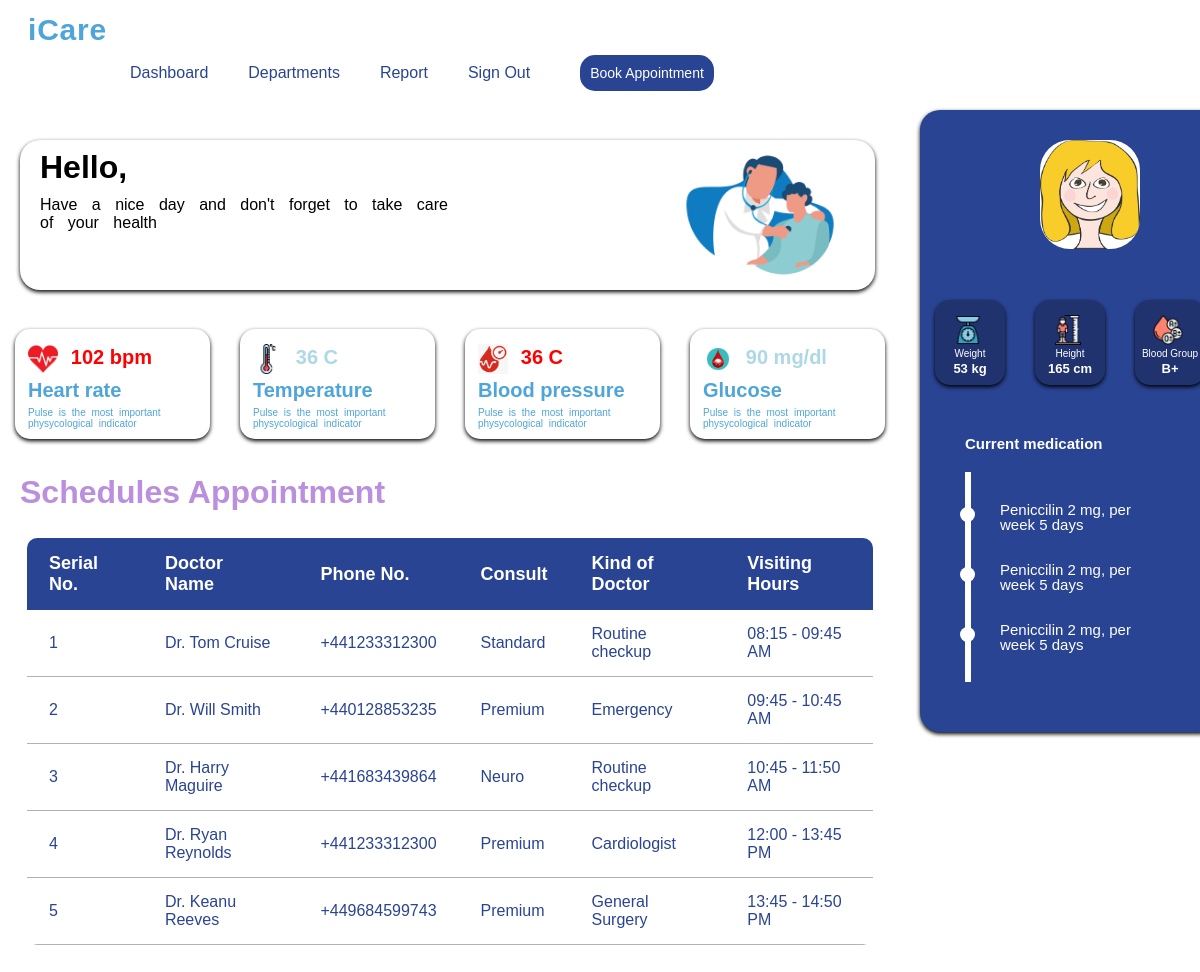
Before: / with the older database file.
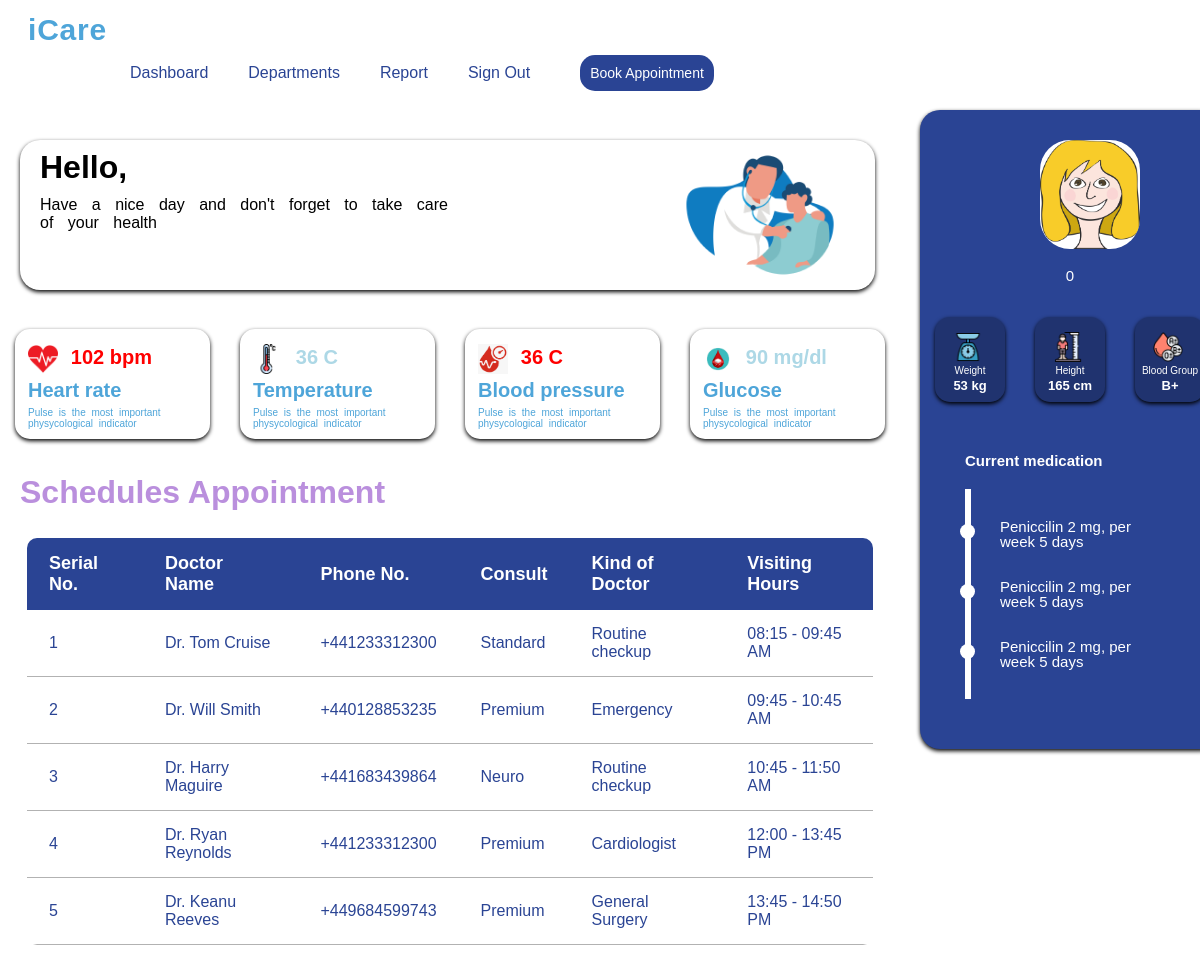
After: the same page with the newer database file.
### tables this page shows
CREATE TABLE `patient_details` (
  `pat_name` varchar(50) NOT NULL,
  `pat_age` int(11) NOT NULL,
  `pat_phone` varchar(50) NOT NULL,
  `pat_pass` varchar(50) NOT NULL,
  `pat_gender` varchar(50) NOT NULL,
  `pat_email` varchar(20) NOT NULL
);

### index.php (the view, shortened to what this page needs)
<?php
if (isset($_GET['user_phone'])) {
  $phone = $_GET['user_phone'];
}
else
 { $phone = $_GET['phone'];}
  $link=mysqli_connect("localhost","root","","hospital");
      $res=mysqli_query($link,"SELECT* FROM patient_details where pat_phone='$phone'");
      $row = mysqli_fetch_assoc($res);
      $name = $row['pat_name'];
?>
<!DOCTYPE html>
<html lang="en">
  <head>
    <link rel="stylesheet" href="assets/css/index.css" />
  </head>
  <body>
    <header id="header" class="fixed-top">
        <h1 class="logo me-auto"><a href="index.html">iCare</a></h1>
        <nav id="navbar" class="navbar navbar-light">
          <ul>
            <li><a class="nav-link scrollto" href="index.php?user_phone=<?php echo $_SESSION['user_phone']; ?>">Dashboard</a></li>
            <li><a class="nav-link scrollto" href="department.php?user_phone=<?php echo $_SESSION['user_phone']; ?>">Departments</a></li>
            <li><a class="nav-link scrollto" href="reportlist.html">Report</a></li>
            <li><a class="nav-link scrollto active" href="login.html">Sign Out</a></li>
            <li><a href="department.html" class="appointment-btn scrollto"><span class="d-none d-md-inline">Book </span> Appointment</a></li>
          </ul>
        </nav>
    </header>
    <div class="dash">
      <div class="imp">
          <div class="about">
            <h1>
              Hello,
            </h1>
            <br /><br />
            <p>
              Have a nice day and don't forget to take care <br />of your health
            </p>
          </div>
        <br /><br /><br /><br /><br /><br /><br /><br />
        <section class="container">
          <div class="card">
            <p class="lm q"><img src="assets/images/heart_rate.png" alt="" class="v">102 bpm</p>
            <div class="fac">
            <h2>Heart rate</h2>
            <p>Pulse is the most important physycological indicator</p>
          </div>
          </div>
          <div class="card">
            <p class="lm temp"><img src="assets/images/temperature.png" alt=""  class="v">36 C</p>
            <div class="fac">
              <h2>Temperature</h2>
              <p>Pulse is the most important physycological indicator</p>
            </div>
          </div>
          <div class="card">
            <p class="lm q"><img src="assets/images/blood_pressure.png" alt=""  class="v">36 C</p>
            <div class="fac">
              <h2>Blood pressure</h2>
              <p>Pulse is the most important physycological indicator</p>
            </div>
          </div>
          <div class="card">
            <p class="lm temp"><img src="assets/images/glucose.jpg" alt=""  class="v">90 mg/dl</p>
            <div class="fac">
              <h2>Glucose</h2>
              <p>Pulse is the most important physycological indicator</p>
            </div>
          </div>
        </section>
    <h1 class="table-title">Schedules Appointment</h1>
    <table class="contents">
        <thead>
            <tr>
                <th>Serial No.</th>
                <th>Doctor Name</th>
                <th>Phone No.</th>
                <th>Consult</th>
                <th>Kind of Doctor</th>
                <th>Visiting Hours</th>
            </tr>
        </thead>
        <tbody>
            <tr>
                <td>1</td>
                <td> Dr. Tom Cruise</td>
                <td>+441233312300</td>
                <td>Standard</td>
                <td>Routine checkup</td>
                <td>08:15 - 09:45 AM</td>
            </tr>
            <tr>
                <td>2</td>
                <td>Dr. Will Smith</td>
                <td>+440128853235</td>
                <td>Premium</td>
                <td>Emergency</td>
                <td>09:45 - 10:45 AM</td>
            </tr>
            <tr>
                <td>3</td>
                <td>Dr. Harry Maguire</td>
                <td>+441683439864</td>
                <td>Neuro</td>
                <td>Routine checkup</td>
                <td>10:45 - 11:50 AM</td>
            </tr>
            <tr>
                <td>4</td>
                <td>Dr. Ryan Reynolds</td>
                <td>+441233312300</td>
                <td>Premium</td>
                <td>Cardiologist</td>
                <td>12:00 - 13:45 PM</td>
            </tr>
            <tr>
                <td>5</td>
                <td> Dr. Keanu Reeves</td>
                <td>+449684599743</td>
                <td>Premium</td>
                <td>General Surgery</td>
                <td>13:45 - 14:50 PM</td>
            </tr>
        </tbody>
    </table>
      </div>
      <div class="second">
        <img
          src="assets/images/drawing-g91eb3646e_1280.png"
          alt="avatar"
          class="iq"
        />
        <br />
        <?php
        echo"<h2 class='c'>".$name."</h2><p class='c1'>".$row['pat_age'] ."</p>"
        ?>
        <br />
        <section class="con">
          <div class="car">
            <p class="lm q"><img src="assets/images/weight.png" alt="" class="v"></p>
            <div class="us">
            <p>Weight</p>
            <h1>53 kg</h1>
           </div>
          </div>
          <div class="car">
            <p class="lm q"><img src="assets/images/height.png" alt="" class="v"></p>
            <div class="us">
              <p>Height</p>
              <h1>165 cm</h1>
             </div>
          </div>
          <div class="car">
            <p class="lm q"><img src="assets/images/blood_type.png" alt="" class="v"></p>
            <div class="us">
              <p>Blood Group</p>
              <h1>B+</h1>
             </div>
          </div>
        </section>
        <h2 class="med">Current medication</h2>
        <div class="line">
          <div class="t l">
              <span></span>
              <div class="b">
                 <P>Peniccilin 2 mg, per week 5 days</P>
              </div>
          </div>
          <div class="t l">
          <span></span>
          <div class="b">
            <P>Peniccilin 2 mg, per week 5 days</P>
          </div>
          </div>
          <div class="t l">
            <span></span>
            <div class="b">
              <P>Peniccilin 2 mg, per week 5 days</P>
            </div>
            </div>
      </div>
      </div>
    </div>
  </body>
</html>

### assets/css/index.css (style rules this page uses)
* { padding: 0; margin:0; font-family:Cambria, Cochin, Georgia, Times, 'Times New Roman', serif; box-sizing: border-box; }
.about { display: block; color: black; line-height: 15px; width: 95%; background-color:white; border-radius: 20px; min-height: 150px; padding: 20px; margin:20px ; box-shadow: 0 2px 4px 0 black; background-image: url(images/vecteezy_illustration-vector-graphic-of-male-doctor-examining-his_10560814-removebg-preview.png); background-size: contain; background-position: right; background-repeat: no-repeat; background-size: 230px; margin-top: 30px; margin-bottom: -120px; }
.about p { margin-top: 1px; line-height: 18px; word-spacing: 10px; }
.about h1 { display: inline; }
.container { display: flex; justify-content:left; }
.card { background: #fff; width: 200px; height: 110px; margin: 15px; border-radius: 15px; padding: 5px; box-shadow: 0 2px 4px 0 black; }
.dash { display: flex; justify-content:space-between; }
.imp { margin-top: 110px; width: 75%; }
.second { background-color:#2A4494 ; width: 30%; margin-left: 20px; margin-top: 110px; align-items: center; height: 100%; border-radius: 20px; box-shadow: 0 2px 4px 0 black; }
.iq { display: block; width: 100px; background-color: #fff; margin-left: 120px; margin-top: 30px; border-radius: 30px; }
.c1 { text-align: center; color: white; font-size: 15px; }
.con { display: flex; justify-content: center; }
.car { color: white; background-color: aqua; background-color: rgba(0, 0, 0, .25); width: 70px; height: 85px; margin: 15px; border-radius: 15px; padding: 5px; box-shadow: 0 2px 4px 0 black; text-align: center; }
.line { position: relative; max-width: 100%; margin: 50px auto; }
.t { padding: 10px 50px; position: relative; width: 100%; margin-top: -30px; }
.b { padding: 20px 30px; background-color:#2A4494; position: relative; color: #fff; font-size: 15px; line-height: 15px; }
.l { left: 0; }
.l span { position: absolute; height: 15px; width: 15px; border-radius: 50%; background: white; float: left; top: 35px; left: 40px; color:#fff; z-index: 10; }
.t::after { content: ''; position: absolute; width: 6px; height: 100%; background-color: white; top: 0; left: 0; margin-left: 45px; }
.med { color: white; margin-left: 45px; margin-top: 35px; font-size: 15px; }
* { margin: 0; padding: 0; box-sizing: border-box; font-family: sans-serif; }
.table-title { margin: 20px; color: rgba(137, 64, 197, 0.589); }
.contents { border-collapse: collapse; margin: 27px; min-width: 500px; border-radius: 10px ; overflow: hidden; color: #2A4494; }
.contents thead tr { font-size: 18px; background-color: #2A4494; color: white; text-align: left; }
.contents th, .contents td { padding: 15px 22px; }
.contents tbody tr { border-bottom: 1px solid rgba(0,0,0,.3); }
.v { width: 30px; height: 30px; margin-right: .8rem; object-fit: cover; object-position: center; vertical-align: middle; margin-left: 8px; }
.lm { font-weight: bold; font-size: 20px; padding-top: 10px; }
.q { color: red; }
.temp { color:lightblue; }
.fac p { font-size: 10px; word-spacing: 3px; margin-top: 5px; }
.fac h2 { font-size: 20px; margin-top: 5px; }
.fac { margin-left:8px ; }
.us p { margin-top: 3px; font-size: 10px; }
.us h1 { font-size: 13px; margin-top: 2px; }
body { font-family: "Open Sans", sans-serif; color: #4EA5D9; }
a { color: #2A4494; text-decoration: none; }
h1, h2, h3, h4, h5, h6 { font-family: "Raleway", sans-serif; }
#header { background: #fff; position: fixed; overflow: hidden; top: 0; width: 100%; height: 100px; }
#header .logo { font-size: 30px; padding-left: 10px; padding-top: 20px; line-height: 1; font-weight: 700; letter-spacing: 0.8px; font-family: "Poppins", sans-serif; position: relative; margin-top: -5px; margin-left: 18px; }
#header .logo a { color: #4EA5D9; text-decoration: none; }
.appointment-btn { margin-left: 10px; padding: 10px; background: #2A4494; color: #fff; border-radius: 15px; text-decoration: none; font-size: 14px; display: inline-block; }
.navbar ul { margin: 0; padding-left: 100px; display: flex; list-style: none; align-items: center; background-color: white; position: fixed; overflow: hidden; width: 100%; }
.navbar { margin-left: 20px; }
.navbar li { margin-top: 10px; position: relative; padding-right: 30px; padding-left: 10px; color: #006efd; }

Changed rows visible on the page:
added patient_details: pat_age "0"
